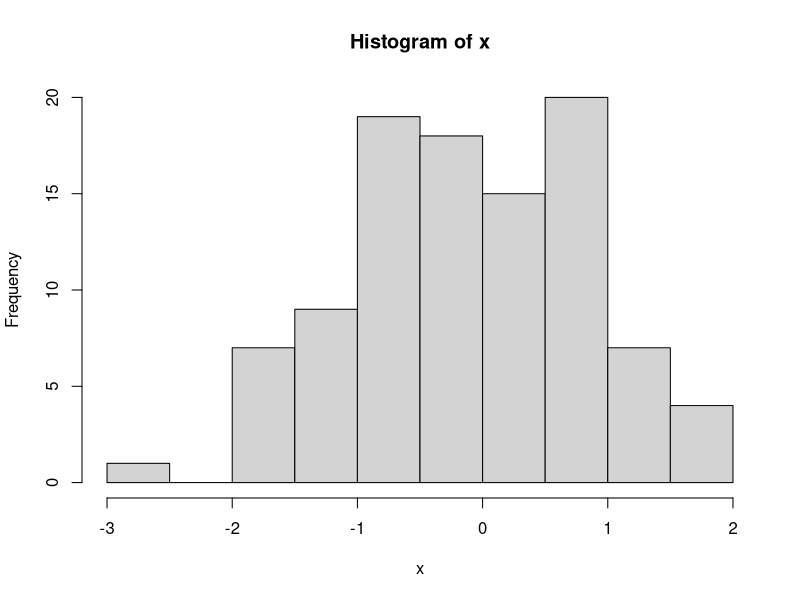
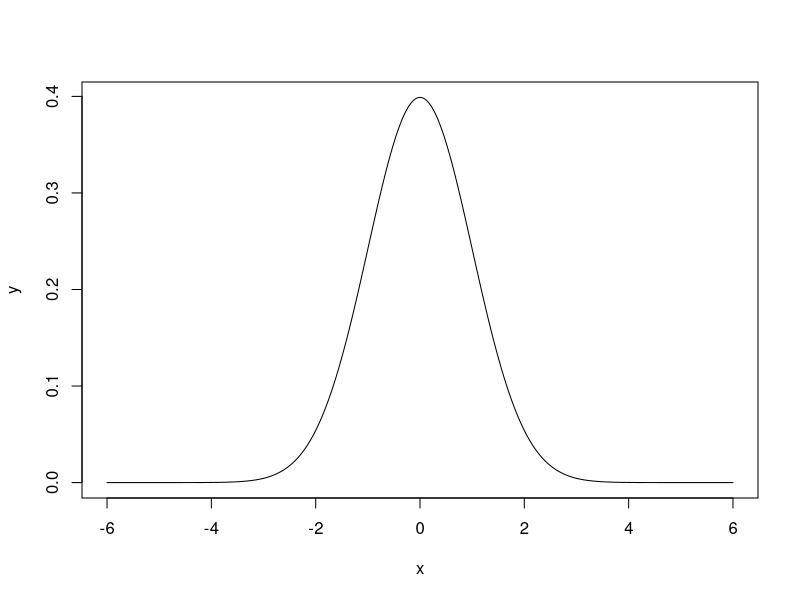

Recreate these plots in R, in order.
# Distribuição Normal 

# Obs: Caso tenha problemas com a acentuação, consulte este link:
# https://support.rstudio.com/hc/en-us/articles/200532197-Character-Encoding

# Configurando o diretório de trabalho
# Coloque entre aspas o diretório de trabalho que você está usando no seu computador
# Não use diretórios com espaço no nome
setwd("C:/Cursos/Cuso_DSA/praticando_dia_a_dia/cap09")
getwd()


# A Distribuição Normal, ou Gaussiana, é a mais importante distribuição contínua. 
# Isso por conta de vários fatores, entre eles, o teorema central do limite, o qual é um resultado essencial 
# em aplicações práticas e teóricas, pois garante que, mesmo que os dados não sejam distribuídos segundo uma normal, 
# a média dos dados converge para uma distribuição normal conforme o número de dados aumenta.

# O R inclui funcionalidades para operações com distribuições de probabilidades. 
# Para cada distribuição há 4 operações básicas indicadas pelas letras:

# d: calcula a densidade de probabilidade f(x) no ponto
# p: calcula a função de probabilidade acumulada F(x) no ponto
# q: calcula o quantil correspondente a uma dada probabilidade
# r: retira uma amostra da distribuição

# Para utlizar as funções combina-se uma das letras acima com uma abreviatura do nome da distribuição. 
# Por exemplo, para calcular probabilidades usamos: pnorm para normal, pexp para exponencial, 
# pbinom para binomial, ppois para Poisson e assim por diante.

# x <- rnorm(n, mean, sd)
# Onde n é o tamanho da amostra e mean e sd são parâmetros opcionais relacionados à média e desvio padrão, 
# respectivamente.

# Distribuição Normal
?rnorm
x <- rnorm(100)
hist(x)

# Densidade
# # Observe que o gráfico gerado assemelha-se a uma Gaussiana e não apresenta assimentria. 
# Quando o gráfico da distribuição possui tal forma, há grandes chances de se tratar de uma distribuição normal.
x <- seq(-6, 6, by=0.01)
y <- dnorm(x)
plot(x, y, type="l")

